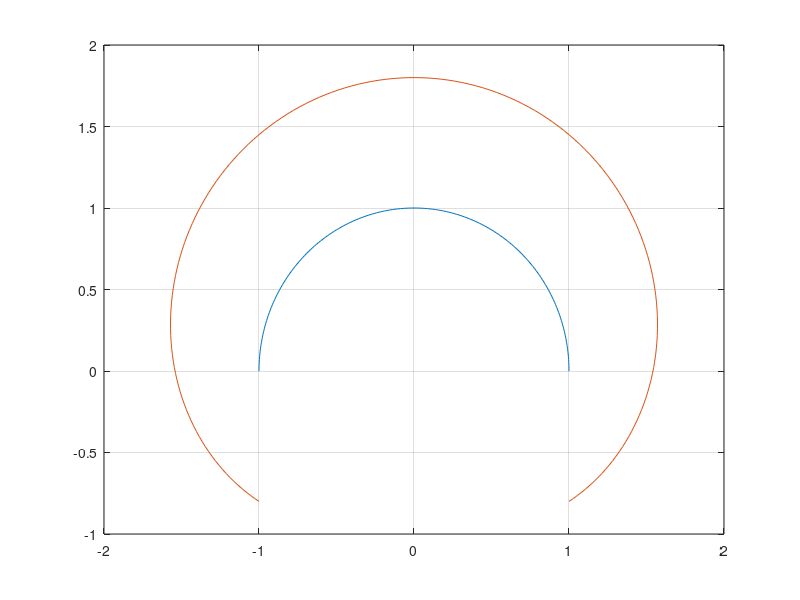

Reproduce this figure in MATLAB.
clc 
clear all
close all 

L1=1;
L2=0.8;
alfa1=[0:180]*pi/180;
alfa2=[-90:90]*pi/180;
x1=L1*cos(alfa1);
y1=L1*sin(alfa1);
x2=L1*cos(alfa1)+L2*cos(alfa1+alfa2);
y2=L1*sin(alfa1)+L2*sin(alfa1+alfa2);
plot(x1, y1, x2, y2);
grid on;